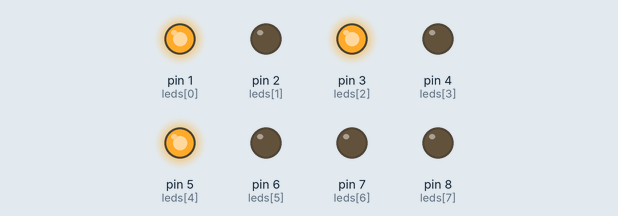
This sketch was run on a simulated Arduino Uno, built with avr-gcc and run on an emulated ATmega328P. Parts: output pins drawn as LEDs (lit = HIGH). Random numbers use the default seed unless the sketch sets one.

Above: at 0.5 s.
At 2.1 s:
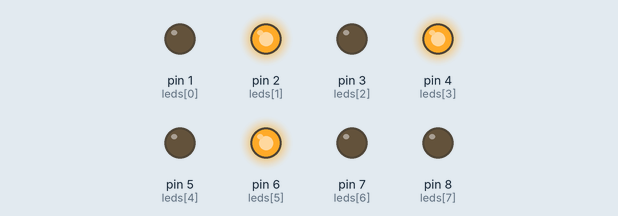
At 3.75 s:
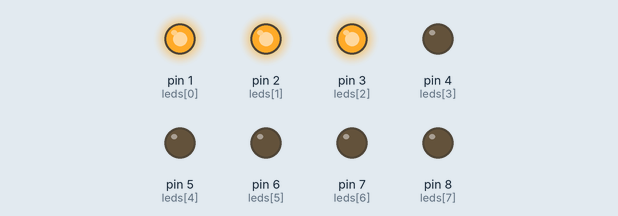
At 11.65 s:
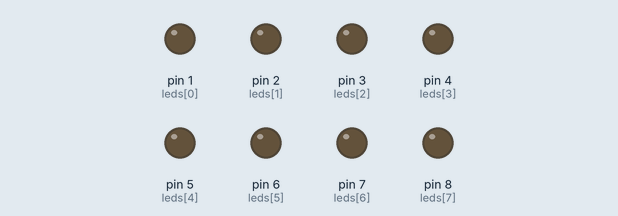
At 21.45 s:
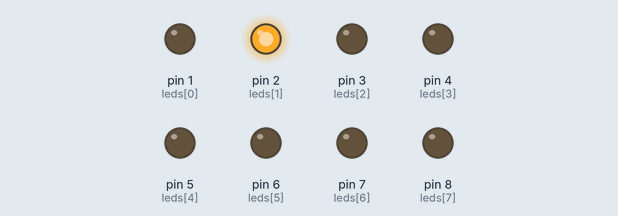
At 39.65 s:
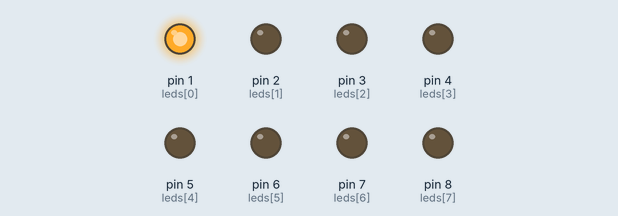
Timing chart, 0 to 40.0 s (numbered marks = the images above):
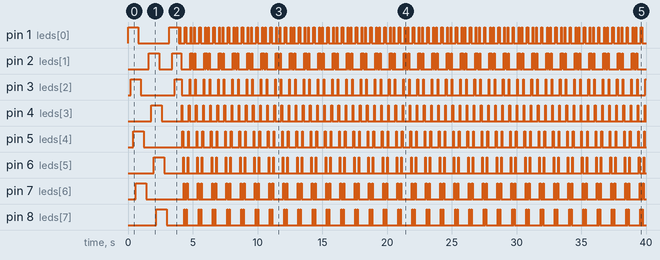

The sketch:

PillajoKevin_Deber1Micros.ino
```cpp
/*                                 UNIVERSIDAD TÉCNICA DEL NORTE
 *                                       FICA / CIERCOM
 *                                  SISTEMAS MICROPROCESADOS
 *
 *    NOMBRE: Kevin Pillajo
 *    FECHA:24-04-2019
 */
int leds[8]={1,2,3,4,5,6,7,8};
int j=0;
int led[8]={1,2,3,4,5,6,7,8};
int ledi[4]={1,3,5,7};
int ledp[4]={2,4,6,8};
int l=0;
int i=0;
int p=0;
long randNumber;
int r=0;
int contador=9;
void setup() {
  // put your setup code here, to run once:
  for (;l<8;l++){
  pinMode(led[l],OUTPUT);
  }
  l=0;
  for (;i<4;i++){
  pinMode(ledi[i],OUTPUT);
  }
  i=0;
  for (;p<4;p++){
  pinMode(ledp[p],OUTPUT);
  }
  p=0;

  randomSeed(analogRead(0));
}

void loop() {
  // put your main code here, to run repeatedly:

// EJERCICIO 1: Realizar un juego de lueces que se prendan secuencialmente los leds impartes (1,3,5,7).
   for (;i<4;i++){
   digitalWrite(ledi[i],HIGH);
   delay(200);
   }
   i=0;
   for (;i<4;i++){
   digitalWrite(ledi[i],LOW);
   delay(200);
   }
// EJERCICIO 2: Realizar un programa que se enciendan uno por uno los leds pares (0,2,4).
   for (;p<4;p++){
   digitalWrite(ledp[p],HIGH);
   delay(200);
   }
   p=0;
   for (;p<4;p++){
   digitalWrite(ledp[p],LOW);
   delay(200);
   }
// EJERCICIO 3.- Las luces se encienden y apagan de forma aleatoria. (Consultar random)
   r=random(1,7);
   for(l=0;l<r; l++){
   digitalWrite(led[l],HIGH); //pines 1,2,3,4,5,6 en ramdom  en alto.
   delay(200);
   }
// EJERCICIO 4.- Las luces se encnderán de abajo hacia arriba
for(i=j;i<contador;i++){
  digitalWrite(leds[i],HIGH);
  delay(100);
  digitalWrite(leds[i],LOW);
  delay(100);
// EJERCICIO 5.- Las luces se encenderán de abajo hacia arriba
  for(int w=0;w<contador;w++){
  digitalWrite(leds[w],HIGH);
  delay(50);
  digitalWrite(leds[w],LOW);
}
for(int w=contador-1;w>=0;w--){
  digitalWrite(leds[w],HIGH);
  delay(50);
  digitalWrite(leds[w],LOW);
}
  i=0;
}}
```

Measured:
- by itself, pin 1 (leds[0]): LOW → HIGH at 0.00 s, → LOW 0.80 s later, → HIGH 2.4 s later, → LOW 0.70 s later, … (200 changes in this stretch)
- by itself, pin 2 (leds[1]): LOW → HIGH at 1.6 s, → LOW 0.80 s later, → HIGH 1.0 s later, → LOW 0.70 s later, … (196 changes in this stretch)
- by itself, pin 3 (leds[2]): LOW → HIGH at 0.20 s, → LOW 0.80 s later, → HIGH 2.6 s later, → LOW 0.55 s later, … (133 changes in this stretch)
- by itself, pin 4 (leds[3]): goes HIGH 0.80 s, LOW 1.6 s, 65 × (HIGH 0.05 s, LOW 0.50 s), HIGH 0.05 s, then LOW
- by itself, pin 8 (leds[7]): moves between LOW and HIGH, repeating every 13.2 s
